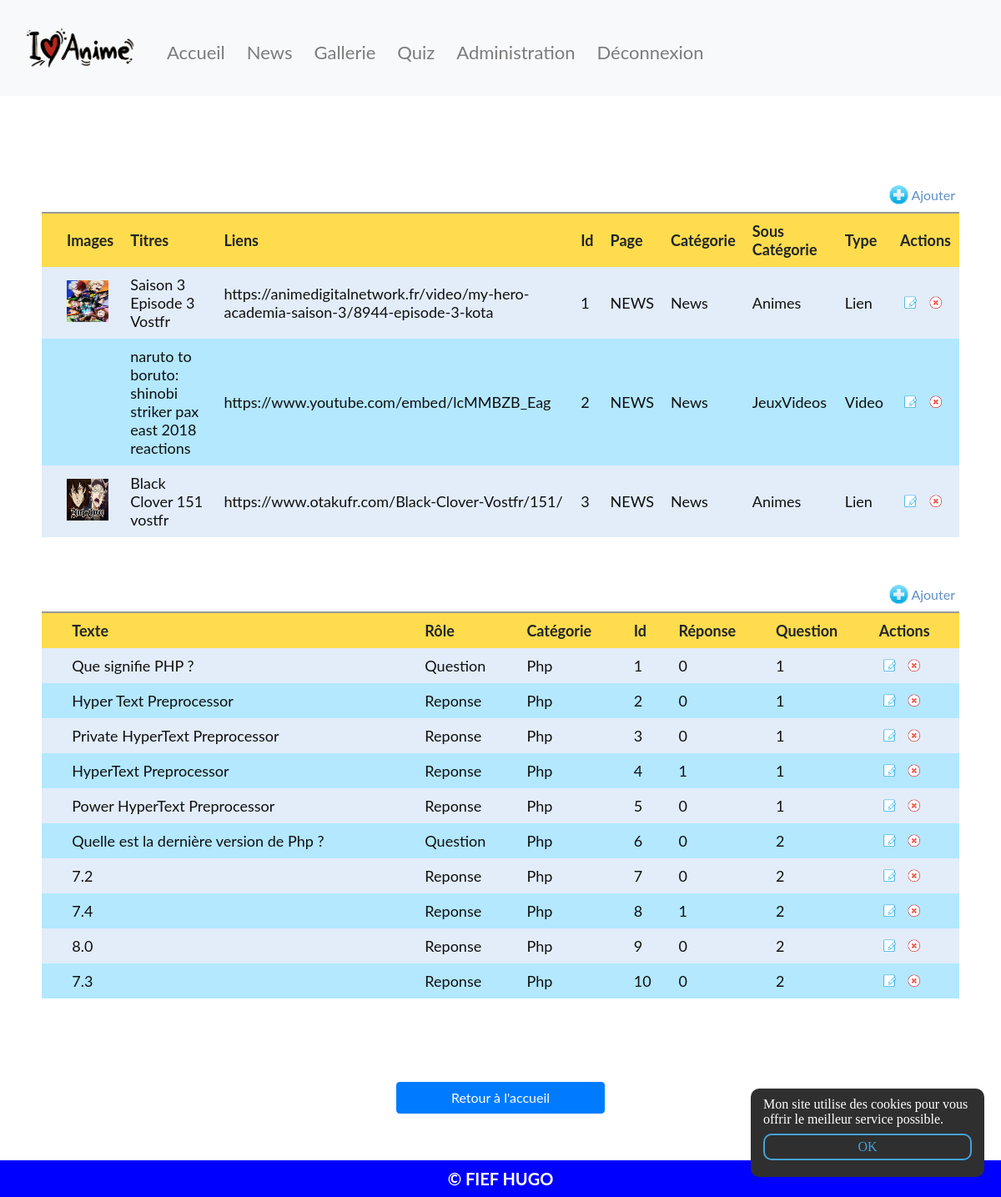
The page /crud/index.php (signed in) on the database its author committed.
### tables this page shows
CREATE TABLE IF NOT EXISTS `element` (
  `id` int(11) NOT NULL AUTO_INCREMENT,
  `image` varchar(255) NOT NULL,
  `titre` varchar(255) NOT NULL,
  `lien` varchar(255) NOT NULL,
  `id_categorie` int(11) NOT NULL,
  `id_sous_categorie` int(11) NOT NULL,
  `id_sous_sous_categorie` int(11) NOT NULL,
  `id_type` int(11) NOT NULL,
  PRIMARY KEY (`id`)
);

CREATE TABLE IF NOT EXISTS `categorie` (
  `id` int(11) NOT NULL AUTO_INCREMENT,
  `nom` varchar(255) NOT NULL,
  PRIMARY KEY (`id`)
);

CREATE TABLE IF NOT EXISTS `sous_categorie` (
  `id` int(11) NOT NULL AUTO_INCREMENT,
  `nom` varchar(255) NOT NULL,
  `id_categorie` int(11) NOT NULL,
  PRIMARY KEY (`id`)
);

CREATE TABLE IF NOT EXISTS `sous_sous_categorie` (
  `id` int(11) NOT NULL AUTO_INCREMENT,
  `nom` varchar(255) NOT NULL,
  `id_categorie` int(11) NOT NULL,
  `id_sous_categorie` int(11) NOT NULL,
  PRIMARY KEY (`id`)
);

CREATE TABLE IF NOT EXISTS `type` (
  `id` int(11) NOT NULL AUTO_INCREMENT,
  `nom` varchar(255) NOT NULL,
  PRIMARY KEY (`id`)
);

CREATE TABLE IF NOT EXISTS `quiz` (
  `id` int(11) NOT NULL AUTO_INCREMENT,
  `texte` varchar(255) NOT NULL,
  `role` varchar(255) NOT NULL,
  `id_categorie` int(11) NOT NULL,
  `reponse` int(11) NOT NULL,
  `id_question` int(11) NOT NULL,
  PRIMARY KEY (`id`)
);

CREATE TABLE IF NOT EXISTS `categorie_quiz` (
  `id` int(11) NOT NULL AUTO_INCREMENT,
  `nom` varchar(255) NOT NULL,
  PRIMARY KEY (`id`)
);

### crud/index.php (called while the page is built, shortened)
<?php
$elementList = Bdd::getInstance()->conn->query("SELECT *, element.id as theId, categorie.nom as theCat,
	sous_categorie.nom as theSubCat, sous_sous_categorie.nom as theSubSubCat, type.nom as theType FROM `element`
		INNER JOIN categorie ON element.id_categorie = categorie.id
        INNER JOIN sous_categorie ON element.id_sous_categorie = sous_categorie.id
        INNER JOIN sous_sous_categorie ON element.id_sous_sous_categorie = sous_sous_categorie.id
        INNER JOIN type ON element.id_type = type.id");
$quizList = Bdd::getInstance()->conn->query("SELECT *, quiz.id as theId, categorie_quiz.nom as theCat FROM `quiz`
		INNER JOIN categorie_quiz ON quiz.id_categorie = categorie_quiz.id");
require_once("views/index.view.php");
?>

### include/class/Bdd.php (called while the page is built, shortened)
<?php
class Bdd
{
    private static $_instance = null;
    private function __construct()
    {
        $this->conn = new PDO('mysql:host=localhost;dbname=otaku;charset=utf8', 'root', '', array(PDO::ATTR_ERRMODE => PDO::ERRMODE_EXCEPTION));
    }
    public static function getInstance()
    {
        if (!static::$_instance) {
            static::$_instance = new Bdd();
        }
        return static::$_instance;
    }
}

### crud/views/index.view.php (the view, shortened to what this page needs)
<div class="content">
    <form name="frmUser" method="post">
        <div style="width: 100%; margin: 0 auto">
             <div class="add">
                <a href="add.php" class="link">
                    <img alt='Add' title='Ajouter' src='../ressources/crud/add.png'
                        width='25px' height='25px'>Ajouter
                </a>
            </div>
            <table style="width: 100%" border="0"
                   aria-describedby="listes résultats" class="tblListForm">
                <tr class="listheader">
                    <td></td>
                    <td>Images</td>
                    <td>Titres</td>
                    <td>Liens</td>
                    <td>Id</td>
                    <td>Page</td>
                    <td>Catégorie</td>
                    <td>Sous Catégorie</td>
                    <td>Type</td>
                    <td>Actions</td>
                </tr>
                <?php
                $i = 0;
                foreach ($elementList as $value) {
                    if ($i % 2 == 0) {
                        $classname = "evenRow";
                    } else {
                        $classname = "oddRow";
                    }
                    ?>
                    <tr class="<?php if (isset($classname)) {
                            echo $classname;
                        } ?>"
                    >
                        <td></td>
                        <td>
        					<?php if ($value['id_type'] == 1) { ?>
                        		<img src="../<?php echo $value["image"]; ?>" width="50" height="50">
                        	<?php } elseif ($value['id_type'] == 2) { ?>
                        		<iframe width="50" height="50" src="<?php echo $value["lien"]; ?>"
                        			frameborder="0" allow="autoplay; encrypted-media" allowfullscreen=""></iframe>
                        	<?php } ?>
                        </td>
                        <td><?php echo $value["titre"] ?></td>
                        <td><?php echo $value["lien"] ?></td>
                        <td><?php echo $value["theId"] ?></td>
                        <td><?php echo $value["theCat"]; ?> </td>
                        <td><?php echo $value["theSubCat"]; ?></td>
                        <td><?php echo $value["theSubSubCat"]; ?></td>
                        <td><?php echo $value["theType"]; ?></td>
                        <td>
                            <a href="edit.php?id=<?php echo $value["theId"]; ?>&type=element" class="link">
                                <img style="margin: 0 auto;" alt='Edit' title='Modifier'
                                     src='../ressources/crud/edit.png'
                                     width='15px' height='15px'/>
                            </a>
                            <a href="delete.php?id=<?php echo $value["theId"]; ?>&type=element" class="link">
                                <img alt="Delete" title="Delete" src="../ressources/crud/delete.png"
                                	width="15px" height="15px">
                            </a>
                        </td>
                    </tr>
                    <?php
                    $i++;
                }
                ?>
            </table>
        </div>
    </form>
    <form name="frmUser" method="post">
        <div style="width: 100%; margin: 0 auto">
             <div class="add">
                <a href="addQ.php" class="link">
                    <img alt='Add' title='Ajouter' src='../ressources/crud/add.png'
                        width='25px' height='25px'>Ajouter
                </a>
            </div>
            <table style="width: 100%" border="0"
                   aria-describedby="listes résultats" class="tblListForm">
                <tr class="listheader">
                    <td></td>
                    <td>Texte</td>
                    <td>Rôle</td>
                    <td>Catégorie</td>
                    <td>Id</td>
                    <td>Réponse</td>
                    <td>Question</td>
                    <td>Actions</td>
                </tr>
                <?php
                $i = 0;
                foreach ($quizList as $value) {
                    if ($i % 2 == 0) {
                        $classname = "evenRow";
                    } else {
                        $classname = "oddRow";
                    }
                    ?>
                    <tr class="<?php if (isset($classname)) {
                            echo $classname;
                        } ?>"
                    >
                        <td></td>
                        <td><?php echo $value["texte"]; ?></td>
                        <td><?php echo $value["role"] ?></td>
                        <td><?php echo $value["theCat"] ?></td>
                        <td><?php echo $value["theId"] ?></td>
                        <td><?php echo $value["reponse"]; ?> </td>
                        <td><?php echo $value["id_question"]; ?></td>
                        <td>
                            <a href="editQ.php?id=<?php echo $value["theId"]; ?>&type=quiz" class="link">
                                <img style="margin: 0 auto;" alt='Edit' title='Modifier'
                                     src='../ressources/crud/edit.png'
                                     width='15px' height='15px'/>
                            </a>
                            <a href="delete.php?id=<?php echo $value["theId"]; ?>&type=quiz" class="link">
                                <img alt="Delete" title="Delete" src="../ressources/crud/delete.png"
                                    width="15px" height="15px">
                            </a>
                        </td>
                    </tr>
                    <?php
                    $i++;
                }
                ?>
            </table>
        </div>
    </form>
</div>
<a style="display: flex; justify-content: center; width: 250px; margin: 0 auto 100px;
    font-family: 'Lato', sans-serif;" class="btn btn-primary" href="../index.php">
    Retour à l'accueil
</a>
<?php require_once('../include/footer.php'); ?>

### css/style.css (style rules this page uses)
* { box-sizing: border-box; }
html, body, div, span, applet, object, iframe, h1, h2, h3, h4, h5, h6, p, blockquote, pre, a, abbr, acronym, address, big, cite, code, del, dfn, em, img, ins, kbd, q, s, samp, small, strike, sub, sup, tt, var, b, u, i, dl, dt, dd, ol, ul, li, fieldset, form, label, legend, table, caption, tbody, tfoot, thead, tr, th, td, article, aside, canvas, details, embed, figure, figcaption, footer, header, hgroup, menu, nav, output, section, summary, time, mark, audio, video { margin: 0; padding: 0; border: 0; font-size: 100%; font: inherit; vertical-align: baseline; list-style: none; text-decoration: none; }
.logform input, a { margin: 5px; }
form { display: flex; justify-content: center; flex-direction: column; align-items: center; }
.evenRow { background-color: #E2EDF9; font-size: 12px; color: #101010; }
.oddRow { background-color: #B3E8FF; font-size: 12px; color: #101010; }
.tblListForm { border-top: 2px #999999 solid; }
.listheader { background-color: #fedc4d; font-size: 12px; font-weight: bold; }
.link { text-decoration: none; color: #5e8fc7; font-size: 11px; }
.content { margin-top: 100px; padding: 0 50px 50px; }
.content form { margin-bottom: 50px; }
.content .add { text-align: right; padding-bottom: 10px; }
.content .add .link { font-family: 'Lato', sans-serif; font-size: 16px; }
.content .add .link img { position: relative; top: 6px; right: 2px; }
.tblListForm td { font-family: 'Lato', sans-serif; font-size: 18px; vertical-align: middle; }
.content a, .content td { font-family: 'Lato', sans-serif; font-size: 18px; }

### crud/views/index.view.php (style rules this page uses)
td { padding: 10px; }

### rows shown on the page
element: image (picture), titre "Saison 3 Episode 3 Vostfr", lien "https://animedigitalnetwork.fr/video/my-hero-academia-saison-3/8944-episode-3-kota", id "1", id_categorie.nom "NEWS", id_sous_categorie.nom "News", id_sous_sous_categorie.nom "Animes", id_type.nom "Lien"
element: titre "naruto to boruto: shinobi striker pax east 2018 reactions", lien "https://www.youtube.com/embed/lcMMBZB_Eag", id "2", id_categorie.nom "NEWS", id_sous_categorie.nom "News", id_sous_sous_categorie.nom "JeuxVideos", id_type.nom "Video"
element: image (picture), titre "Black Clover 151 vostfr", lien "https://www.otakufr.com/Black-Clover-Vostfr/151/", id "3", id_categorie.nom "NEWS", id_sous_categorie.nom "News", id_sous_sous_categorie.nom "Animes", id_type.nom "Lien"
quiz: texte "Que signifie PHP ?", role "Question", categorie_quiz.nom "Php", id "1", reponse "0", id_question "1"
quiz: texte "Hyper Text Preprocessor", role "Reponse", categorie_quiz.nom "Php", id "2", reponse "0", id_question "1"
quiz: texte "Private HyperText Preprocessor", role "Reponse", categorie_quiz.nom "Php", id "3", reponse "0", id_question "1"
quiz: texte "HyperText Preprocessor", role "Reponse", categorie_quiz.nom "Php", id "4", reponse "1", id_question "1"
quiz: texte "Power HyperText Preprocessor", role "Reponse", categorie_quiz.nom "Php", id "5", reponse "0", id_question "1"
quiz: texte "Quelle est la dernière version de Php ?", role "Question", categorie_quiz.nom "Php", id "6", reponse "0", id_question "2"
quiz: texte "7.2", role "Reponse", categorie_quiz.nom "Php", id "7", reponse "0", id_question "2"
quiz: texte "7.4", role "Reponse", categorie_quiz.nom "Php", id "8", reponse "1", id_question "2"
quiz: texte "8.0", role "Reponse", categorie_quiz.nom "Php", id "9", reponse "0", id_question "2"
quiz: texte "7.3", role "Reponse", categorie_quiz.nom "Php", id "10", reponse "0", id_question "2"
